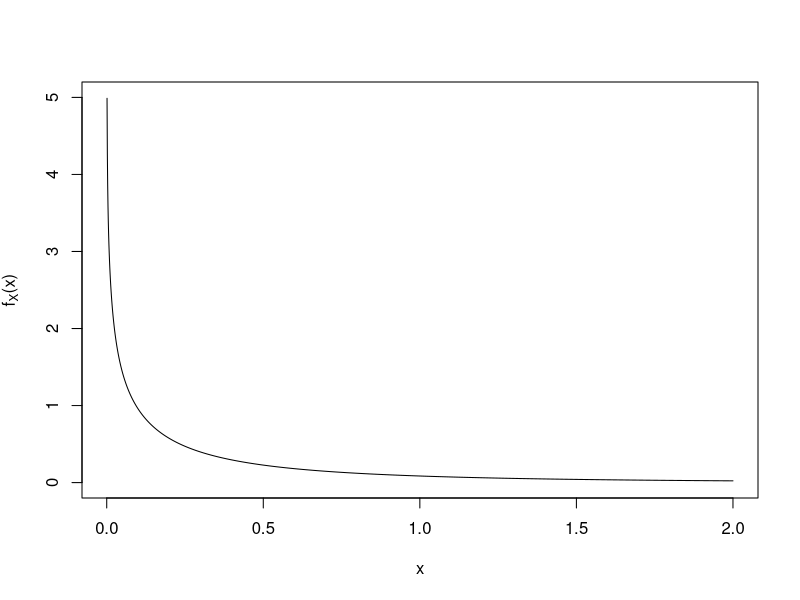

Reproduce this figure in R.
## ---- chunk 1
y=rexp(10000)
k=seq(0.001,2,0.001)
px=0
for(i in 1:length(k)) px[i]=mean(exp(-(y+k[i]/y))/y)
plot(k,px,type="l",ylim=c(0,5),xlab="x",ylab=expression(paste(f[X],"(x)")))
